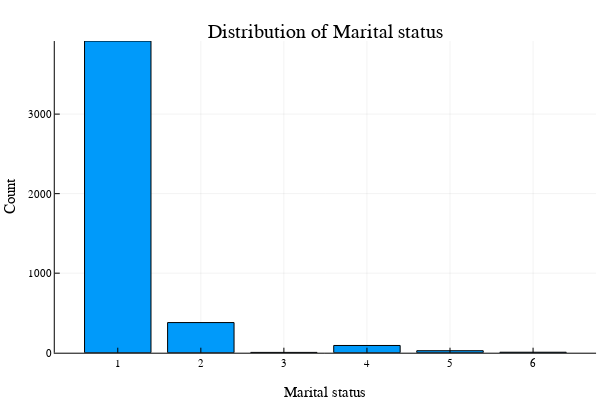
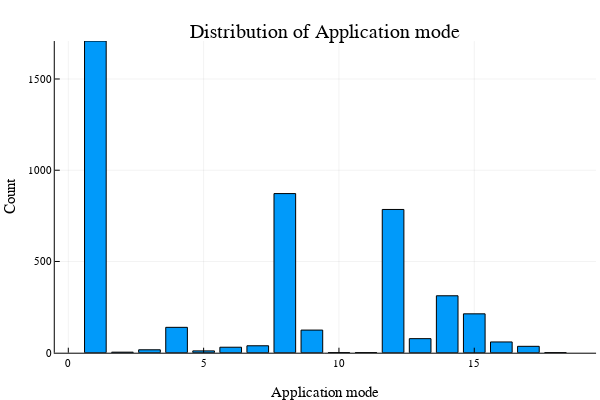
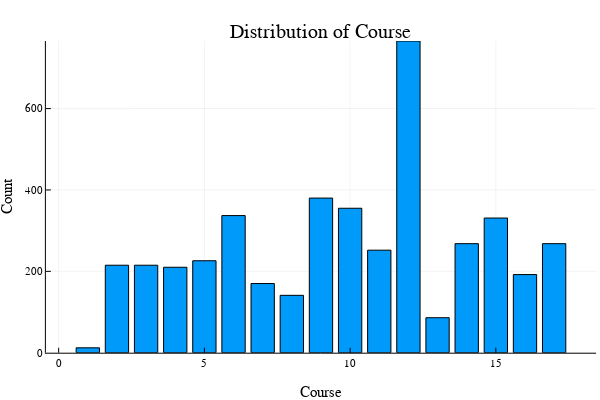

These figures' notebook cell, in order:
### Code cell
# Analyze Categorical Features
println("\nCategorical Feature Analysis:")
for col in categorical_columns
    println("Feature: $col")
    value_counts = combine(groupby(data, col), nrow => :Count)
    println(value_counts)

    # Plot bar chart for categorical feature
    plt = bar(value_counts[!, col], value_counts[!, :Count],
        xlabel=string(col), ylabel="Count", 
        title="Distribution of $col", legend=false)
        
    display(plt)
end

### Figure 1 — Plotly figure (JSON) as saved in the notebook; plotly's stock layout.template omitted (floating-point values rounded to 4 significant figures)
{"data": [{"fill": "tozeroy", "fillcolor": "rgba(0, 154, 250, 1.000)", "legendgroup": "y1", "line": {"color": "rgba(0, 0, 0, 1.000)", "dash": "solid", "width": 1}, "mode": "lines", "name": "y1", "showlegend": true, "type": "scatter", "x": [0.6, 0.6, 1.4, 1.4, 0.6, 0.6], "xaxis": "x1", "y": [3919, 0, 0, 3919, 3919, 3919], "yaxis": "y1"}, {"fill": "tozeroy", "fillcolor": "rgba(0, 154, 250, 1.000)", "legendgroup": "y1", "line": {"color": "rgba(0, 0, 0, 1.000)", "dash": "solid", "width": 1}, "mode": "lines", "name": "y1", "showlegend": false, "type": "scatter", "x": [1.6, 1.6, 2.4, 2.4, 1.6, 1.6], "xaxis": "x1", "y": [379, 0, 0, 379, 379, 379], "yaxis": "y1"}, {"fill": "tozeroy", "fillcolor": "rgba(0, 154, 250, 1.000)", "legendgroup": "y1", "line": {"color": "rgba(0, 0, 0, 1.000)", "dash": "solid", "width": 1}, "mode": "lines", "name": "y1", "showlegend": false, "type": "scatter", "x": [2.6, 2.6, 3.4, 3.4, 2.6, 2.6], "xaxis": "x1", "y": [4, 0, 0, 4, 4, 4], "yaxis": "y1"}, {"fill": "tozeroy", "fillcolor": "rgba(0, 154, 250, 1.000)", "legendgroup": "y1", "line": {"color": "rgba(0, 0, 0, 1.000)", "dash": "solid", "width": 1}, "mode": "lines", "name": "y1", "showlegend": false, "type": "scatter", "x": [3.6, 3.6, 4.4, 4.4, 3.6, 3.6], "xaxis": "x1", "y": [91, 0, 0, 91, 91, 91], "yaxis": "y1"}, {"fill": "tozeroy", "fillcolor": "rgba(0, 154, 250, 1.000)", "legendgroup": "y1", "line": {"color": "rgba(0, 0, 0, 1.000)", "dash": "solid", "width": 1}, "mode": "lines", "name": "y1", "showlegend": false, "type": "scatter", "x": [4.6, 4.6, 5.4, 5.4, 4.6, 4.6], "xaxis": "x1", "y": [25, 0, 0, 25, 25, 25], "yaxis": "y1"}, {"fill": "tozeroy", "fillcolor": "rgba(0, 154, 250, 1.000)", "legendgroup": "y1", "line": {"color": "rgba(0, 0, 0, 1.000)", "dash": "solid", "width": 1}, "mode": "lines", "name": "y1", "showlegend": false, "type": "scatter", "x": [5.6, 5.6, 6.4, 6.4, 5.6, 5.6], "xaxis": "x1", "y": [6, 0, 0, 6, 6, 6], "yaxis": "y1"}, {"colorbar": {"len": 0.8657, "title": "", "x": 0.9934, "y": 0.5087}, "legendgroup": "y1", "marker": {"color": "rgba(0, 154, 250, 0.000)", "line": {"color": "rgba(0, 0, 0, 0.000)", "width": 1}, "size": 0, "symbol": "circle"}, "mode": "markers", "name": "y1", "showlegend": false, "type": "scatter", "x": [1, 2, 3, 4, 5, 6], "xaxis": "x", "y": [3919, 379, 4, 91, 25, 6], "yaxis": "y"}], "layout": {"annotations": [{"font": {"color": "rgba(0, 0, 0, 1.000)", "family": "sans-serif", "size": 20}, "rotation": 0, "showarrow": false, "text": "Distribution of Marital status", "x": 0.5424, "xanchor": "center", "xref": "paper", "y": 1, "yanchor": "top", "yref": "paper"}], "height": 400, "margin": {"b": 20, "l": 0, "r": 0, "t": 20}, "paper_bgcolor": "rgba(255, 255, 255, 1.000)", "plot_bgcolor": "rgba(255, 255, 255, 1.000)", "showlegend": false, "width": 600, "xaxis": {"anchor": "y", "domain": [0.09128, 0.9934], "gridcolor": "rgba(0, 0, 0, 0.100)", "gridwidth": 0.5, "linecolor": "rgba(0, 0, 0, 1.000)", "mirror": false, "range": [0.2416, 6.758], "showgrid": true, "showline": true, "showticklabels": true, "tickangle": 0, "tickcolor": "rgb(0, 0, 0)", "tickfont": {"color": "rgba(0, 0, 0, 1.000)", "family": "sans-serif", "size": 11}, "tickmode": "array", "ticks": "inside", "ticktext": ["1", "2", "3", "4", "5", "6"], "tickvals": [1, 2, 3, 4, 5, 6], "title": "Marital status", "titlefont": {"color": "rgba(0, 0, 0, 1.000)", "family": "sans-serif", "size": 15}, "type": "-", "visible": true, "zeroline": false, "zerolinecolor": "rgba(0, 0, 0, 1.000)"}, "yaxis": {"anchor": "x", "domain": [0.07581, 0.9415], "gridcolor": "rgba(0, 0, 0, 0.100)", "gridwidth": 0.5, "linecolor": "rgba(0, 0, 0, 1.000)", "mirror": false, "range": [0, 3919], "showgrid": true, "showline": true, "showticklabels": true, "tickangle": 0, "tickcolor": "rgb(0, 0, 0)", "tickfont": {"color": "rgba(0, 0, 0, 1.000)", "family": "sans-serif", "size": 11}, "tickmode": "array", "ticks": "inside", "ticktext": ["0", "1000", "2000", "3000"], "tickvals": [0, 1000, 2000, 3000], "title": "Count", "titlefont": {"color": "rgba(0, 0, 0, 1.000)", "family": "sans-serif", "size": 15}, "type": "-", "visible": true, "zeroline": false, "zerolinecolor": "rgba(0, 0, 0, 1.000)"}}}

### Figure 2 — Plotly figure (JSON) as saved in the notebook; plotly's stock layout.template omitted (floating-point values rounded to 4 significant figures)
{"data": [{"fill": "tozeroy", "fillcolor": "rgba(0, 154, 250, 1.000)", "legendgroup": "y1", "line": {"color": "rgba(0, 0, 0, 1.000)", "dash": "solid", "width": 1}, "mode": "lines", "name": "y1", "showlegend": true, "type": "scatter", "x": [0.6, 0.6, 1.4, 1.4, 0.6, 0.6], "xaxis": "x1", "y": [1708, 0, 0, 1708, 1708, 1708], "yaxis": "y1"}, {"fill": "tozeroy", "fillcolor": "rgba(0, 154, 250, 1.000)", "legendgroup": "y1", "line": {"color": "rgba(0, 0, 0, 1.000)", "dash": "solid", "width": 1}, "mode": "lines", "name": "y1", "showlegend": false, "type": "scatter", "x": [1.6, 1.6, 2.4, 2.4, 1.6, 1.6], "xaxis": "x1", "y": [3, 0, 0, 3, 3, 3], "yaxis": "y1"}, {"fill": "tozeroy", "fillcolor": "rgba(0, 154, 250, 1.000)", "legendgroup": "y1", "line": {"color": "rgba(0, 0, 0, 1.000)", "dash": "solid", "width": 1}, "mode": "lines", "name": "y1", "showlegend": false, "type": "scatter", "x": [2.6, 2.6, 3.4, 3.4, 2.6, 2.6], "xaxis": "x1", "y": [16, 0, 0, 16, 16, 16], "yaxis": "y1"}, {"fill": "tozeroy", "fillcolor": "rgba(0, 154, 250, 1.000)", "legendgroup": "y1", "line": {"color": "rgba(0, 0, 0, 1.000)", "dash": "solid", "width": 1}, "mode": "lines", "name": "y1", "showlegend": false, "type": "scatter", "x": [3.6, 3.6, 4.4, 4.4, 3.6, 3.6], "xaxis": "x1", "y": [139, 0, 0, 139, 139, 139], "yaxis": "y1"}, {"fill": "tozeroy", "fillcolor": "rgba(0, 154, 250, 1.000)", "legendgroup": "y1", "line": {"color": "rgba(0, 0, 0, 1.000)", "dash": "solid", "width": 1}, "mode": "lines", "name": "y1", "showlegend": false, "type": "scatter", "x": [4.6, 4.6, 5.4, 5.4, 4.6, 4.6], "xaxis": "x1", "y": [10, 0, 0, 10, 10, 10], "yaxis": "y1"}, {"fill": "tozeroy", "fillcolor": "rgba(0, 154, 250, 1.000)", "legendgroup": "y1", "line": {"color": "rgba(0, 0, 0, 1.000)", "dash": "solid", "width": 1}, "mode": "lines", "name": "y1", "showlegend": false, "type": "scatter", "x": [5.6, 5.6, 6.4, 6.4, 5.6, 5.6], "xaxis": "x1", "y": [30, 0, 0, 30, 30, 30], "yaxis": "y1"}, {"fill": "tozeroy", "fillcolor": "rgba(0, 154, 250, 1.000)", "legendgroup": "y1", "line": {"color": "rgba(0, 0, 0, 1.000)", "dash": "solid", "width": 1}, "mode": "lines", "name": "y1", "showlegend": false, "type": "scatter", "x": [6.6, 6.6, 7.4, 7.4, 6.6, 6.6], "xaxis": "x1", "y": [38, 0, 0, 38, 38, 38], "yaxis": "y1"}, {"fill": "tozeroy", "fillcolor": "rgba(0, 154, 250, 1.000)", "legendgroup": "y1", "line": {"color": "rgba(0, 0, 0, 1.000)", "dash": "solid", "width": 1}, "mode": "lines", "name": "y1", "showlegend": false, "type": "scatter", "x": [7.6, 7.6, 8.4, 8.4, 7.6, 7.6], "xaxis": "x1", "y": [872, 0, 0, 872, 872, 872], "yaxis": "y1"}, {"fill": "tozeroy", "fillcolor": "rgba(0, 154, 250, 1.000)", "legendgroup": "y1", "line": {"color": "rgba(0, 0, 0, 1.000)", "dash": "solid", "width": 1}, "mode": "lines", "name": "y1", "showlegend": false, "type": "scatter", "x": [8.6, 8.6, 9.4, 9.4, 8.6, 8.6], "xaxis": "x1", "y": [124, 0, 0, 124, 124, 124], "yaxis": "y1"}, {"fill": "tozeroy", "fillcolor": "rgba(0, 154, 250, 1.000)", "legendgroup": "y1", "line": {"color": "rgba(0, 0, 0, 1.000)", "dash": "solid", "width": 1}, "mode": "lines", "name": "y1", "showlegend": false, "type": "scatter", "x": [9.6, 9.6, 10.4, 10.4, 9.6, 9.6], "xaxis": "x1", "y": [1, 0, 0, 1, 1, 1], "yaxis": "y1"}, {"fill": "tozeroy", "fillcolor": "rgba(0, 154, 250, 1.000)", "legendgroup": "y1", "line": {"color": "rgba(0, 0, 0, 1.000)", "dash": "solid", "width": 1}, "mode": "lines", "name": "y1", "showlegend": false, "type": "scatter", "x": [10.6, 10.6, 11.4, 11.4, 10.6, 10.6], "xaxis": "x1", "y": [1, 0, 0, 1, 1, 1], "yaxis": "y1"}, {"fill": "tozeroy", "fillcolor": "rgba(0, 154, 250, 1.000)", "legendgroup": "y1", "line": {"color": "rgba(0, 0, 0, 1.000)", "dash": "solid", "width": 1}, "mode": "lines", "name": "y1", "showlegend": false, "type": "scatter", "x": [11.6, 11.6, 12.4, 12.4, 11.6, 11.6], "xaxis": "x1", "y": [785, 0, 0, 785, 785, 785], "yaxis": "y1"}, {"fill": "tozeroy", "fillcolor": "rgba(0, 154, 250, 1.000)", "legendgroup": "y1", "line": {"color": "rgba(0, 0, 0, 1.000)", "dash": "solid", "width": 1}, "mode": "lines", "name": "y1", "showlegend": false, "type": "scatter", "x": [12.6, 12.6, 13.4, 13.4, 12.6, 12.6], "xaxis": "x1", "y": [77, 0, 0, 77, 77, 77], "yaxis": "y1"}, {"fill": "tozeroy", "fillcolor": "rgba(0, 154, 250, 1.000)", "legendgroup": "y1", "line": {"color": "rgba(0, 0, 0, 1.000)", "dash": "solid", "width": 1}, "mode": "lines", "name": "y1", "showlegend": false, "type": "scatter", "x": [13.6, 13.6, 14.4, 14.4, 13.6, 13.6], "xaxis": "x1", "y": [312, 0, 0, 312, 312, 312], "yaxis": "y1"}, {"fill": "tozeroy", "fillcolor": "rgba(0, 154, 250, 1.000)", "legendgroup": "y1", "line": {"color": "rgba(0, 0, 0, 1.000)", "dash": "solid", "width": 1}, "mode": "lines", "name": "y1", "showlegend": false, "type": "scatter", "x": [14.6, 14.6, 15.4, 15.4, 14.6, 14.6], "xaxis": "x1", "y": [213, 0, 0, 213, 213, 213], "yaxis": "y1"}, {"fill": "tozeroy", "fillcolor": "rgba(0, 154, 250, 1.000)", "legendgroup": "y1", "line": {"color": "rgba(0, 0, 0, 1.000)", "dash": "solid", "width": 1}, "mode": "lines", "name": "y1", "showlegend": false, "type": "scatter", "x": [15.6, 15.6, 16.4, 16.4, 15.6, 15.6], "xaxis": "x1", "y": [59, 0, 0, 59, 59, 59], "yaxis": "y1"}, {"fill": "tozeroy", "fillcolor": "rgba(0, 154, 250, 1.000)", "legendgroup": "y1", "line": {"color": "rgba(0, 0, 0, 1.000)", "dash": "solid", "width": 1}, "mode": "lines", "name": "y1", "showlegend": false, "type": "scatter", "x": [16.6, 16.6, 17.4, 17.4, 16.6, 16.6], "xaxis": "x1", "y": [35, 0, 0, 35, 35, 35], "yaxis": "y1"}, {"fill": "tozeroy", "fillcolor": "rgba(0, 154, 250, 1.000)", "legendgroup": "y1", "line": {"color": "rgba(0, 0, 0, 1.000)", "dash": "solid", "width": 1}, "mode": "lines", "name": "y1", "showlegend": false, "type": "scatter", "x": [17.6, 17.6, 18.4, 18.4, 17.6, 17.6], "xaxis": "x1", "y": [1, 0, 0, 1, 1, 1], "yaxis": "y1"}, {"colorbar": {"len": 0.8657, "title": "", "x": 0.9934, "y": 0.5087}, "legendgroup": "y1", "marker": {"color": "rgba(0, 154, 250, 0.000)", "line": {"color": "rgba(0, 0, 0, 0.000)", "width": 1}, "size": 0, "symbol": "circle"}, "mode": "markers", "name": "y1", "showlegend": false, "type": "scatter", "x": [1, 2, 3, 4, 5, 6, 7, 8, 9, 10, 11, 12, 13, 14, 15, 16, 17, 18], "xaxis": "x", "y": [1708, 3, 16, 139, 10, 30, 38, 872, 124, 1, 1, 785, 77, 312, 213, 59, 35, 1], "yaxis": "y"}], "layout": {"annotations": [{"font": {"color": "rgba(0, 0, 0, 1.000)", "family": "sans-serif", "size": 20}, "rotation": 0, "showarrow": false, "text": "Distribution of Application mode", "x": 0.5424, "xanchor": "center", "xref": "paper", "y": 1, "yanchor": "top", "yref": "paper"}], "height": 400, "margin": {"b": 20, "l": 0, "r": 0, "t": 20}, "paper_bgcolor": "rgba(255, 255, 255, 1.000)", "plot_bgcolor": "rgba(255, 255, 255, 1.000)", "showlegend": false, "width": 600, "xaxis": {"anchor": "y", "domain": [0.09128, 0.9934], "gridcolor": "rgba(0, 0, 0, 0.100)", "gridwidth": 0.5, "linecolor": "rgba(0, 0, 0, 1.000)", "mirror": false, "range": [-0.5, 19.5], "showgrid": true, "showline": true, "showticklabels": true, "tickangle": 0, "tickcolor": "rgb(0, 0, 0)", "tickfont": {"color": "rgba(0, 0, 0, 1.000)", "family": "sans-serif", "size": 11}, "tickmode": "array", "ticks": "inside", "ticktext": ["0", "5", "10", "15"], "tickvals": [0, 5, 10, 15], "title": "Application mode", "titlefont": {"color": "rgba(0, 0, 0, 1.000)", "family": "sans-serif", "size": 15}, "type": "-", "visible": true, "zeroline": false, "zerolinecolor": "rgba(0, 0, 0, 1.000)"}, "yaxis": {"anchor": "x", "domain": [0.07581, 0.9415], "gridcolor": "rgba(0, 0, 0, 0.100)", "gridwidth": 0.5, "linecolor": "rgba(0, 0, 0, 1.000)", "mirror": false, "range": [0, 1708], "showgrid": true, "showline": true, "showticklabels": true, "tickangle": 0, "tickcolor": "rgb(0, 0, 0)", "tickfont": {"color": "rgba(0, 0, 0, 1.000)", "family": "sans-serif", "size": 11}, "tickmode": "array", "ticks": "inside", "ticktext": ["0", "500", "1000", "1500"], "tickvals": [0, 500, 1000, 1500], "title": "Count", "titlefont": {"color": "rgba(0, 0, 0, 1.000)", "family": "sans-serif", "size": 15}, "type": "-", "visible": true, "zeroline": false, "zerolinecolor": "rgba(0, 0, 0, 1.000)"}}}

### Figure 3 — Plotly figure (JSON) as saved in the notebook; plotly's stock layout.template omitted (floating-point values rounded to 4 significant figures)
{"data": [{"fill": "tozeroy", "fillcolor": "rgba(0, 154, 250, 1.000)", "legendgroup": "y1", "line": {"color": "rgba(0, 0, 0, 1.000)", "dash": "solid", "width": 1}, "mode": "lines", "name": "y1", "showlegend": true, "type": "scatter", "x": [0.6, 0.6, 1.4, 1.4, 0.6, 0.6], "xaxis": "x1", "y": [12, 0, 0, 12, 12, 12], "yaxis": "y1"}, {"fill": "tozeroy", "fillcolor": "rgba(0, 154, 250, 1.000)", "legendgroup": "y1", "line": {"color": "rgba(0, 0, 0, 1.000)", "dash": "solid", "width": 1}, "mode": "lines", "name": "y1", "showlegend": false, "type": "scatter", "x": [1.6, 1.6, 2.4, 2.4, 1.6, 1.6], "xaxis": "x1", "y": [215, 0, 0, 215, 215, 215], "yaxis": "y1"}, {"fill": "tozeroy", "fillcolor": "rgba(0, 154, 250, 1.000)", "legendgroup": "y1", "line": {"color": "rgba(0, 0, 0, 1.000)", "dash": "solid", "width": 1}, "mode": "lines", "name": "y1", "showlegend": false, "type": "scatter", "x": [2.6, 2.6, 3.4, 3.4, 2.6, 2.6], "xaxis": "x1", "y": [215, 0, 0, 215, 215, 215], "yaxis": "y1"}, {"fill": "tozeroy", "fillcolor": "rgba(0, 154, 250, 1.000)", "legendgroup": "y1", "line": {"color": "rgba(0, 0, 0, 1.000)", "dash": "solid", "width": 1}, "mode": "lines", "name": "y1", "showlegend": false, "type": "scatter", "x": [3.6, 3.6, 4.4, 4.4, 3.6, 3.6], "xaxis": "x1", "y": [210, 0, 0, 210, 210, 210], "yaxis": "y1"}, {"fill": "tozeroy", "fillcolor": "rgba(0, 154, 250, 1.000)", "legendgroup": "y1", "line": {"color": "rgba(0, 0, 0, 1.000)", "dash": "solid", "width": 1}, "mode": "lines", "name": "y1", "showlegend": false, "type": "scatter", "x": [4.6, 4.6, 5.4, 5.4, 4.6, 4.6], "xaxis": "x1", "y": [226, 0, 0, 226, 226, 226], "yaxis": "y1"}, {"fill": "tozeroy", "fillcolor": "rgba(0, 154, 250, 1.000)", "legendgroup": "y1", "line": {"color": "rgba(0, 0, 0, 1.000)", "dash": "solid", "width": 1}, "mode": "lines", "name": "y1", "showlegend": false, "type": "scatter", "x": [5.6, 5.6, 6.4, 6.4, 5.6, 5.6], "xaxis": "x1", "y": [337, 0, 0, 337, 337, 337], "yaxis": "y1"}, {"fill": "tozeroy", "fillcolor": "rgba(0, 154, 250, 1.000)", "legendgroup": "y1", "line": {"color": "rgba(0, 0, 0, 1.000)", "dash": "solid", "width": 1}, "mode": "lines", "name": "y1", "showlegend": false, "type": "scatter", "x": [6.6, 6.6, 7.4, 7.4, 6.6, 6.6], "xaxis": "x1", "y": [170, 0, 0, 170, 170, 170], "yaxis": "y1"}, {"fill": "tozeroy", "fillcolor": "rgba(0, 154, 250, 1.000)", "legendgroup": "y1", "line": {"color": "rgba(0, 0, 0, 1.000)", "dash": "solid", "width": 1}, "mode": "lines", "name": "y1", "showlegend": false, "type": "scatter", "x": [7.6, 7.6, 8.4, 8.4, 7.6, 7.6], "xaxis": "x1", "y": [141, 0, 0, 141, 141, 141], "yaxis": "y1"}, {"fill": "tozeroy", "fillcolor": "rgba(0, 154, 250, 1.000)", "legendgroup": "y1", "line": {"color": "rgba(0, 0, 0, 1.000)", "dash": "solid", "width": 1}, "mode": "lines", "name": "y1", "showlegend": false, "type": "scatter", "x": [8.6, 8.6, 9.4, 9.4, 8.6, 8.6], "xaxis": "x1", "y": [380, 0, 0, 380, 380, 380], "yaxis": "y1"}, {"fill": "tozeroy", "fillcolor": "rgba(0, 154, 250, 1.000)", "legendgroup": "y1", "line": {"color": "rgba(0, 0, 0, 1.000)", "dash": "solid", "width": 1}, "mode": "lines", "name": "y1", "showlegend": false, "type": "scatter", "x": [9.6, 9.6, 10.4, 10.4, 9.6, 9.6], "xaxis": "x1", "y": [355, 0, 0, 355, 355, 355], "yaxis": "y1"}, {"fill": "tozeroy", "fillcolor": "rgba(0, 154, 250, 1.000)", "legendgroup": "y1", "line": {"color": "rgba(0, 0, 0, 1.000)", "dash": "solid", "width": 1}, "mode": "lines", "name": "y1", "showlegend": false, "type": "scatter", "x": [10.6, 10.6, 11.4, 11.4, 10.6, 10.6], "xaxis": "x1", "y": [252, 0, 0, 252, 252, 252], "yaxis": "y1"}, {"fill": "tozeroy", "fillcolor": "rgba(0, 154, 250, 1.000)", "legendgroup": "y1", "line": {"color": "rgba(0, 0, 0, 1.000)", "dash": "solid", "width": 1}, "mode": "lines", "name": "y1", "showlegend": false, "type": "scatter", "x": [11.6, 11.6, 12.4, 12.4, 11.6, 11.6], "xaxis": "x1", "y": [766, 0, 0, 766, 766, 766], "yaxis": "y1"}, {"fill": "tozeroy", "fillcolor": "rgba(0, 154, 250, 1.000)", "legendgroup": "y1", "line": {"color": "rgba(0, 0, 0, 1.000)", "dash": "solid", "width": 1}, "mode": "lines", "name": "y1", "showlegend": false, "type": "scatter", "x": [12.6, 12.6, 13.4, 13.4, 12.6, 12.6], "xaxis": "x1", "y": [86, 0, 0, 86, 86, 86], "yaxis": "y1"}, {"fill": "tozeroy", "fillcolor": "rgba(0, 154, 250, 1.000)", "legendgroup": "y1", "line": {"color": "rgba(0, 0, 0, 1.000)", "dash": "solid", "width": 1}, "mode": "lines", "name": "y1", "showlegend": false, "type": "scatter", "x": [13.6, 13.6, 14.4, 14.4, 13.6, 13.6], "xaxis": "x1", "y": [268, 0, 0, 268, 268, 268], "yaxis": "y1"}, {"fill": "tozeroy", "fillcolor": "rgba(0, 154, 250, 1.000)", "legendgroup": "y1", "line": {"color": "rgba(0, 0, 0, 1.000)", "dash": "solid", "width": 1}, "mode": "lines", "name": "y1", "showlegend": false, "type": "scatter", "x": [14.6, 14.6, 15.4, 15.4, 14.6, 14.6], "xaxis": "x1", "y": [331, 0, 0, 331, 331, 331], "yaxis": "y1"}, {"fill": "tozeroy", "fillcolor": "rgba(0, 154, 250, 1.000)", "legendgroup": "y1", "line": {"color": "rgba(0, 0, 0, 1.000)", "dash": "solid", "width": 1}, "mode": "lines", "name": "y1", "showlegend": false, "type": "scatter", "x": [15.6, 15.6, 16.4, 16.4, 15.6, 15.6], "xaxis": "x1", "y": [192, 0, 0, 192, 192, 192], "yaxis": "y1"}, {"fill": "tozeroy", "fillcolor": "rgba(0, 154, 250, 1.000)", "legendgroup": "y1", "line": {"color": "rgba(0, 0, 0, 1.000)", "dash": "solid", "width": 1}, "mode": "lines", "name": "y1", "showlegend": false, "type": "scatter", "x": [16.6, 16.6, 17.4, 17.4, 16.6, 16.6], "xaxis": "x1", "y": [268, 0, 0, 268, 268, 268], "yaxis": "y1"}, {"colorbar": {"len": 0.8657, "title": "", "x": 0.9934, "y": 0.5087}, "legendgroup": "y1", "marker": {"color": "rgba(0, 154, 250, 0.000)", "line": {"color": "rgba(0, 0, 0, 0.000)", "width": 1}, "size": 0, "symbol": "circle"}, "mode": "markers", "name": "y1", "showlegend": false, "type": "scatter", "x": [1, 2, 3, 4, 5, 6, 7, 8, 9, 10, 11, 12, 13, 14, 15, 16, 17], "xaxis": "x", "y": [12, 215, 215, 210, 226, 337, 170, 141, 380, 355, 252, 766, 86, 268, 331, 192, 268], "yaxis": "y"}], "layout": {"annotations": [{"font": {"color": "rgba(0, 0, 0, 1.000)", "family": "sans-serif", "size": 20}, "rotation": 0, "showarrow": false, "text": "Distribution of Course", "x": 0.535, "xanchor": "center", "xref": "paper", "y": 1, "yanchor": "top", "yref": "paper"}], "height": 400, "margin": {"b": 20, "l": 0, "r": 0, "t": 20}, "paper_bgcolor": "rgba(255, 255, 255, 1.000)", "plot_bgcolor": "rgba(255, 255, 255, 1.000)", "showlegend": false, "width": 600, "xaxis": {"anchor": "y", "domain": [0.07647, 0.9934], "gridcolor": "rgba(0, 0, 0, 0.100)", "gridwidth": 0.5, "linecolor": "rgba(0, 0, 0, 1.000)", "mirror": false, "range": [-0.4382, 18.44], "showgrid": true, "showline": true, "showticklabels": true, "tickangle": 0, "tickcolor": "rgb(0, 0, 0)", "tickfont": {"color": "rgba(0, 0, 0, 1.000)", "family": "sans-serif", "size": 11}, "tickmode": "array", "ticks": "inside", "ticktext": ["0", "5", "10", "15"], "tickvals": [0, 5, 10, 15], "title": "Course", "titlefont": {"color": "rgba(0, 0, 0, 1.000)", "family": "sans-serif", "size": 15}, "type": "-", "visible": true, "zeroline": false, "zerolinecolor": "rgba(0, 0, 0, 1.000)"}, "yaxis": {"anchor": "x", "domain": [0.07581, 0.9415], "gridcolor": "rgba(0, 0, 0, 0.100)", "gridwidth": 0.5, "linecolor": "rgba(0, 0, 0, 1.000)", "mirror": false, "range": [0, 766], "showgrid": true, "showline": true, "showticklabels": true, "tickangle": 0, "tickcolor": "rgb(0, 0, 0)", "tickfont": {"color": "rgba(0, 0, 0, 1.000)", "family": "sans-serif", "size": 11}, "tickmode": "array", "ticks": "inside", "ticktext": ["0", "200", "400", "600"], "tickvals": [0, 200, 400, 600], "title": "Count", "titlefont": {"color": "rgba(0, 0, 0, 1.000)", "family": "sans-serif", "size": 15}, "type": "-", "visible": true, "zeroline": false, "zerolinecolor": "rgba(0, 0, 0, 1.000)"}}}
